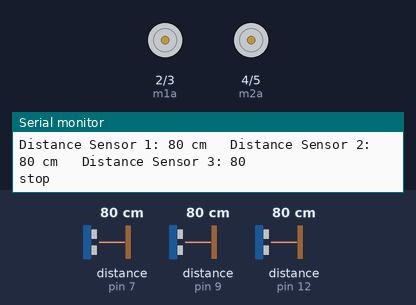
Recording of a sketch running on a simulated Arduino Uno, built with avr-gcc and run on an emulated ATmega328P. Parts: motor-driver pin pairs drawn as motors (green arrow = first pin HIGH = forward, orange = second pin HIGH = backward, longer = more drive), the last lines printed to the serial monitor. Inputs (shaded band) come from the test bench; at power-on: distance to the obstacle (sensors on pin 7, pin 9, pin 12) 80 cm. The echo pulse lasts 58.3 µs per cm.

Above: at 1.8 s.
1.9 s: distance to the obstacle (sensor on pin 7) set to 63 cm
3.4 s: distance to the obstacle (sensor on pin 7) set to 56 cm
At 5.1 s:
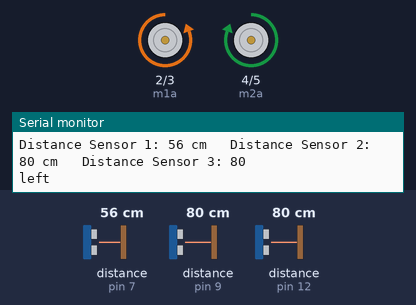
5.6 s: distance to the obstacle (sensor on pin 7) set to 27 cm
7.4 s: distance to the obstacle (sensor on pin 7) set to 22 cm
At 9.3 s:
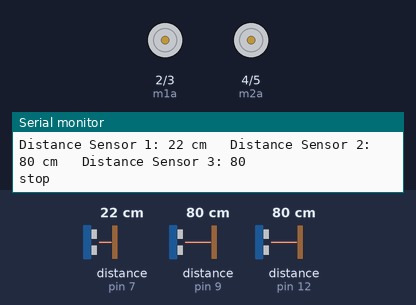
9.7 s: distance to the obstacle (sensor on pin 9) set to 65 cm
11.5 s: distance to the obstacle (sensor on pin 9) set to 56 cm
At 13.3 s:
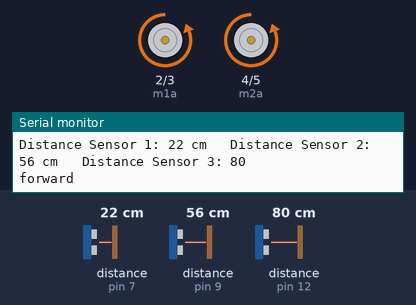
Timing chart, 0 to 14.8 s (numbered marks = the images above; inputs shaded):
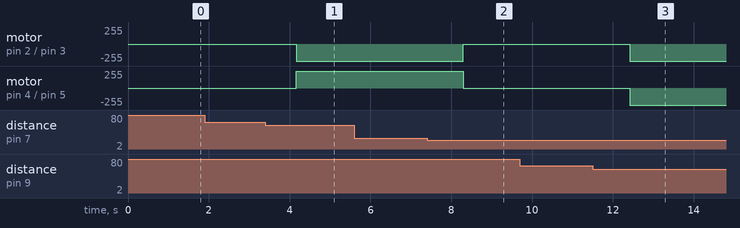

The sketch:

Human_Following_Car.ino
```cpp
#include <HCSR04.h>

UltraSonicDistanceSensor hc(6,7);//initialisation class HCSR04 (trig pin , echo pin)
UltraSonicDistanceSensor hc2(8,9);
UltraSonicDistanceSensor hc3(11,12);

int m1a = 2;
int m1b = 3;
int m2a = 4;
int m2b = 5;
void setup()
{
  Serial.begin(9600);
  pinMode(m1a, OUTPUT);
  pinMode(m1b, OUTPUT);
  pinMode(m2a, OUTPUT);
  pinMode(m2b, OUTPUT);
  }

void loop()
{
  int vll=hc.measureDistanceCm();
  int vll2=hc2.measureDistanceCm();
  int vll3=hc3.measureDistanceCm();
  Serial.print("Distance Sensor 1: ");
  Serial.print(vll);
  Serial.print(" cm   ");

  Serial.print("Distance Sensor 2: ");
  Serial.print(vll2);
  Serial.print(" cm   ");

  Serial.print("Distance Sensor 3: ");
  Serial.println(vll3);

  if(vll<60 & vll>25)
  {
    gobackleft();
  }
  else if(vll2<35 & vll2>10)
  {
    goback();
  }
  else if(vll2<60 & vll2>40)
  {
    goforward();
  }
  else if(vll3<60 & vll3>25)
  {
    gobackright();
  }
   else
   {
    stopc();
   }
   delay(1000);

  }//return curent distance in serial

  void stopc()
  {
      Serial.println("stop");
      digitalWrite(m1a, LOW);
      digitalWrite(m1b, LOW);
      digitalWrite(m2a, LOW);
      digitalWrite(m2b, LOW);
  }

  void goback()
  {
      Serial.println("back");
      digitalWrite(m1a, HIGH);
      digitalWrite(m1b, LOW);
      digitalWrite(m2a, HIGH);
      digitalWrite(m2b, LOW);
  }
 void goforward()
  {
      Serial.println("forward");
      digitalWrite(m1a, LOW);
      digitalWrite(m1b, HIGH);
      digitalWrite(m2a, LOW);
      digitalWrite(m2b, HIGH);
  }
 void gobackleft()
  {
     Serial.println("left");
    digitalWrite(m1a, LOW);
    digitalWrite(m1b, HIGH);
    digitalWrite(m2a, HIGH);
    digitalWrite(m2b, LOW);
  }
void gobackright()
  {
     Serial.println("right");
    digitalWrite(m1a, HIGH);
    digitalWrite(m1b, LOW);
    digitalWrite(m2a, LOW);
    digitalWrite(m2b, HIGH);

  }
```

Measured:
- the behaviour switches between 60 and 59 cm on distance to the obstacle (sensor on pin 7) (found by bisection; images 0 and 1)
- the behaviour switches between 26 and 25 cm on distance to the obstacle (sensor on pin 7) (found by bisection; images 1 and 2)
- the behaviour switches between 60 and 59 cm on distance to the obstacle (sensor on pin 9) (found by bisection; images 2 and 3)
- after the input at 3.4 s, motor on pin 2 (m1a) / pin 3 (m1b): stopped → backward 255/255 after 0.77 s; motor on pin 4 (m2a) / pin 5 (m2b): stopped → forward 255/255 after 0.77 s
- after the input at 7.4 s, motor on pin 2 (m1a) / pin 3 (m1b): backward 255/255 → stopped after 0.90 s; motor on pin 4 (m2a) / pin 5 (m2b): forward 255/255 → stopped after 0.90 s
- after the input at 11.5 s, motor on pin 2 (m1a) / pin 3 (m1b), motor on pin 4 (m2a) / pin 5 (m2b): stopped → backward 255/255 after 0.92 s
